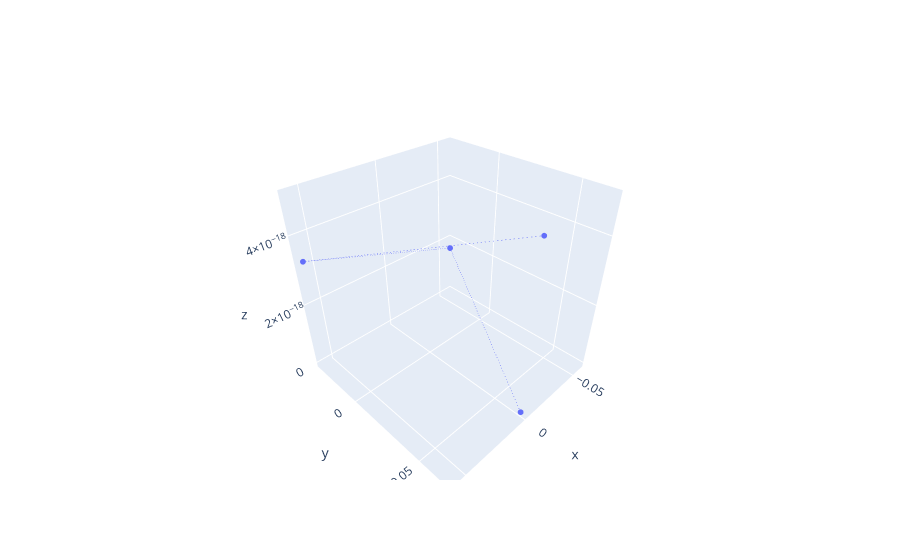

Notebook code cell kept with this figure:
### Code cell
fig = go.Figure()
fig.add_trace(plot3D(rx,ry,rz,""))
fig.show()

### Figure 1 — Plotly figure (JSON) as saved in the notebook; plotly's stock layout.template omitted (floating-point values rounded to 4 significant figures)
{"data": [{"hoverinfo": "text", "hovertext": ["Index: 0<br>X: 0.0<br>Y: 0.06667356828110747<br>Z: -0.0", "Index: 1<br>X: -0.05774100389239544<br>Y: -0.033336784140553716<br>Z: 1.654410162261043e-18", "Index: 2<br>X: 0.05774100389239542<br>Y: -0.03333678414055375<br>Z: 3.308820324522086e-18", "Index: 3<br>X: 1.200866100316464e-17<br>Y: 0.06667356828110747<br>Z: 4.963230486783128e-18"], "line": {"dash": "dot", "width": 1}, "marker": {"size": 2, "symbol": "circle"}, "mode": "lines+markers", "name": "", "type": "scatter3d", "x": [0, -0.05774, 0.05774, 1.201e-17], "y": [0.06667, -0.03334, -0.03334, 0.06667], "z": [0, 1.654e-18, 3.309e-18, 4.963e-18]}], "layout": {}}
